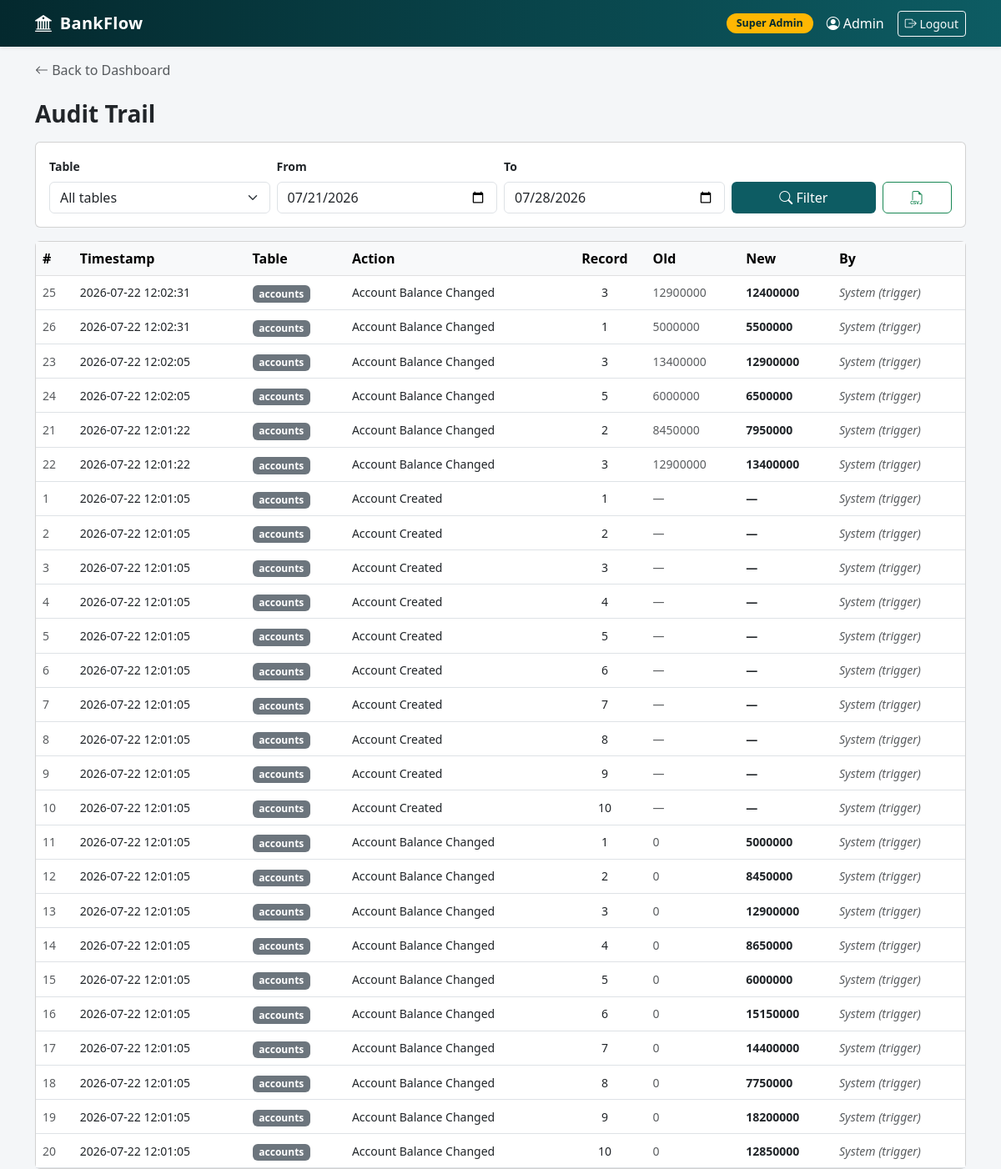
Page /reports/audit (signed in) on the earlier database version.
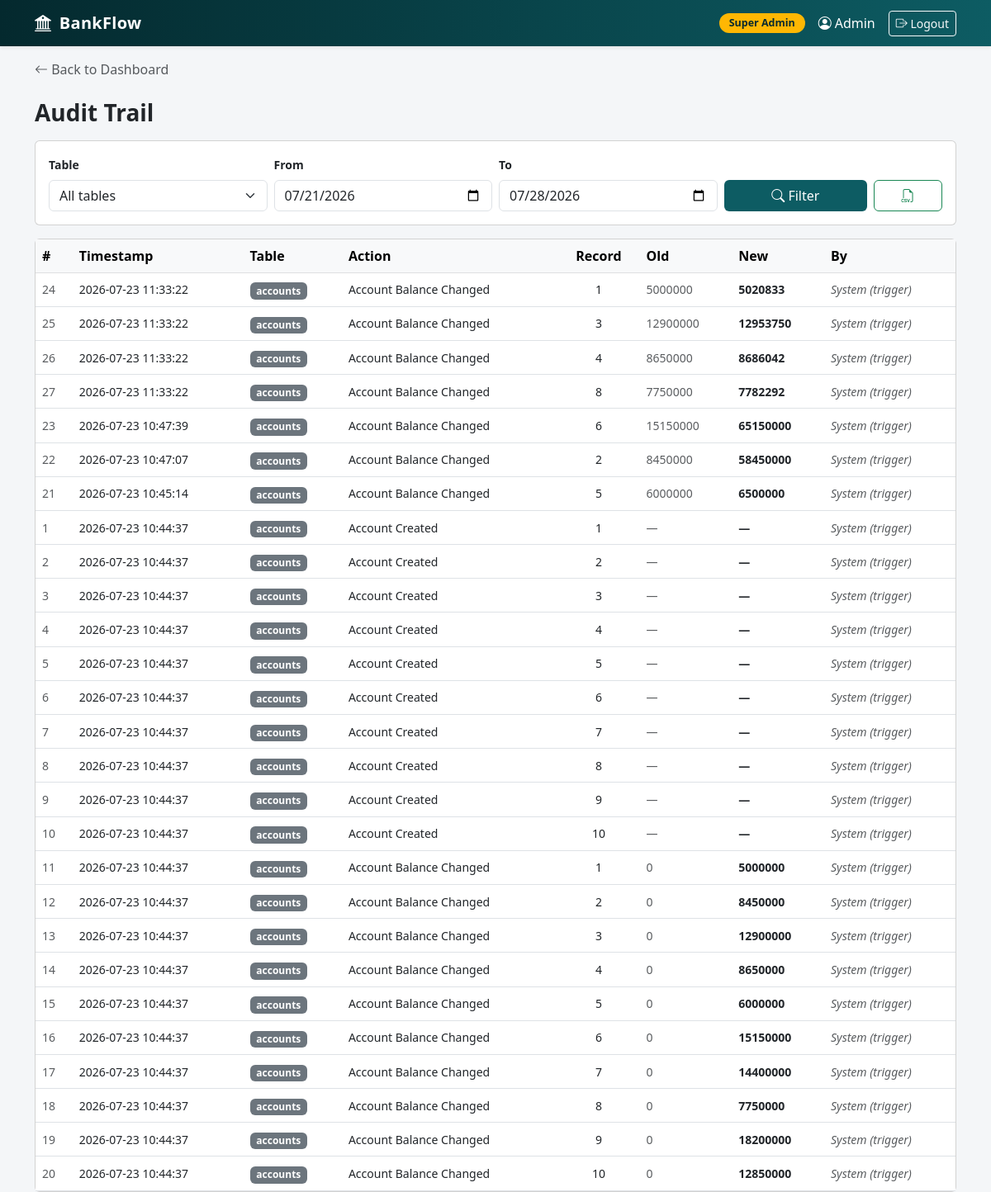
Same page on the later database version.
### tables this page shows
CREATE TABLE users (
    user_id INTEGER PRIMARY KEY,
    username TEXT UNIQUE NOT NULL,
    password_hash TEXT NOT NULL,
    user_role TEXT NOT NULL CHECK (user_role IN ('SUPER_ADMIN','MANAGER','CUSTOMER')),
    is_active INTEGER NOT NULL DEFAULT 1 CHECK (is_active IN (0,1)),
    created_at TEXT NOT NULL DEFAULT (datetime('now')),
    branch_id INTEGER,
    customer_id INTEGER,
    FOREIGN KEY (branch_id) REFERENCES branches(branch_id),
    FOREIGN KEY (customer_id) REFERENCES customers(customer_id)
);

CREATE TABLE audit_log(
    log_id INTEGER PRIMARY KEY,
    table_name TEXT NOT NULL,
    log_action TEXT NOT NULL,
    record_id INTEGER NOT NULL,
    old_value TEXT ,
    new_value TEXT ,
    changed_by INTEGER,
    changed_at TEXT NOT NULL DEFAULT (datetime('now')),
    FOREIGN KEY (changed_by) REFERENCES users(user_id)
);

### routes/reports.py (the view)
@bp.route("/audit")
@login_required
@role_required("SUPER_ADMIN")
def audit():
    rows, table_name, from_date, to_date = _audit_data()
    return render_template("reports/audit.html", rows=rows, table_name=table_name,
                           from_date=from_date, to_date=to_date)

### auth.py (called while the page is built)
@login_manager.user_loader
def load_user(user_id):
    row=query("SELECT * FROM users WHERE user_id=?",(user_id,),one=True)
    return User(row) if row else None

def role_required(*roles):
    def decorater(f):
        @wraps(f)
        def wrapper (*args,**kwargs):
            if current_user.role not in roles:
                abort(403)
            return f(*args,**kwargs)
        return wrapper
    return decorater

### db.py (called while the page is built)
def get_db():
    if 'db' not in g:
        g.db=sqlite3.connect(config.DB_PATH)
        g.db.row_factory=sqlite3.Row
        g.db.execute("PRAGMA foreign_keys=ON")
    return g.db

def query(sql,params=(),one=False):
    rows=get_db().execute(sql,params).fetchall()
    if one:
        return rows[0]  if rows else None
    return rows

### routes/reports.py (called while the page is built)
def _today():
    return datetime.now().strftime("%Y-%m-%d")

def _days_ago(n):
    return (datetime.now() - timedelta(days=n)).strftime("%Y-%m-%d")

def _audit_data():
    table_name = request.args.get("table_name") or ""
    from_date = request.args.get("from_date") or _days_ago(7)
    to_date = request.args.get("to_date") or _today()
    sql = """SELECT al.*, u.username
             FROM audit_log al
             LEFT JOIN users u ON u.user_id = al.changed_by
             WHERE date(al.changed_at) BETWEEN ? AND ?"""
    if table_name:
        sql += " AND al.table_name = ?"
        params = (from_date, to_date, table_name)
    else:
        params = (from_date, to_date)
    sql += " ORDER BY al.changed_at DESC LIMIT 500"
    return query(sql, params), table_name, from_date, to_date

### templates/reports/audit.html (shortened to what this page needs)
{% extends "base.html" %}
{% block back_link %}
<a href="{{ url_for('dashboard') }}" class="text-decoration-none text-muted">
    <i class="bi bi-arrow-left"></i> Back to Dashboard
</a>
{% endblock %}
{% block content %}
<h3 class="fw-bold mb-3">Audit Trail</h3>
<div class="card mb-3">
    <div class="card-body">
        <form method="get" class="row g-2 align-items-end">
            <div class="col-md-3">
                <label class="form-label small fw-semibold">Table</label>
                <select name="table_name" class="form-select">
                    <option value="">All tables</option>
                </select>
            </div>
            <div class="col-md-3">
                <label class="form-label small fw-semibold">From</label>
                <input type="date" name="from_date" value="{{ from_date }}" class="form-control">
            </div>
            <div class="col-md-3">
                <label class="form-label small fw-semibold">To</label>
                <input type="date" name="to_date" value="{{ to_date }}" class="form-control">
            </div>
            <div class="col-md-2">
                <button class="btn text-white w-100" style="background: var(--brand);">
                    <i class="bi bi-search"></i> Filter
                </button>
            </div>
            <div class="col-md-1">
                <a href="{{ url_for('reports.audit_csv', table_name=table_name, from_date=from_date, to_date=to_date) }}"
                    class="btn btn-outline-success w-100" title="Export CSV">
                    <i class="bi bi-filetype-csv"></i>
                </a>
            </div>
        </form>
    </div>
</div>
<div class="card">
    <div class="table-responsive">
        <table class="table table-hover align-middle mb-0">
            <thead class="table-light">
                <tr>
                    <th>#</th>
                    <th>Timestamp</th>
                    <th>Table</th>
                    <th>Action</th>
                    <th class="text-center">Record</th>
                    <th>Old</th>
                    <th>New</th>
                    <th>By</th>
                </tr>
            </thead>
            <tbody>
                {% for r in rows %}
                <tr>
                    <td class="small text-muted">{{ r.log_id }}</td>
                    <td class="small">{{ r.changed_at[:19] }}</td>
                    <td><span class="badge bg-secondary">{{ r.table_name }}</span></td>
                    <td class="small">{{ r.log_action }}</td>
                    <td class="text-center small">{{ r.record_id }}</td>
                    <td class="small text-muted">{{ r.old_value or '—' }}</td>
                    <td class="small fw-semibold">{{ r.new_value or '—' }}</td>
                    <td class="small">
                        {% if r.username %}
                        {{ r.username }}
                        {% else %}
                        <em class="text-muted">System (trigger)</em>
                        {% endif %}
                    </td>
                </tr>
                {% else %}
                <tr>
                    <td colspan="8" class="text-center text-muted py-4">No audit entries in this period</td>
                </tr>
                {% endfor %}
            </tbody>
        </table>
    </div>
</div>
{% endblock %}

### templates/base.html (shortened to what this page needs)
<!DOCTYPE html>
<html lang="en">
<head>
    <link href="https://cdn.jsdelivr.net/npm/bootstrap@5.3.0/dist/css/bootstrap.min.css" rel="stylesheet">
    <link href="https://cdn.jsdelivr.net/npm/bootstrap-icons@1.11.0/font/bootstrap-icons.css" rel="stylesheet">
</head>
<body>
    {% if current_user.is_authenticated %}
    <nav class="navbar navbar-expand navbar-dark bg-brand shadow-sm">
        <div class="container">
            <a class="navbar-brand" href="{{ url_for('dashboard') }}">
                <i class="bi bi-bank2 me-1"></i> BankFlow
            </a>
            <div class="navbar-nav ms-auto align-items-center">
                <span class="role-badge me-3">
                    {% if current_user.role == 'SUPER_ADMIN' %}Super Admin
                    {% elif current_user.role == 'MANAGER' %}Bank Manager
                    {% else %}Customer{% endif %}
                </span>
                <span class="navbar-text text-white me-3">
                    <i class="bi bi-person-circle me-1"></i>{{ current_user.username }}
                </span>
                <a class="btn btn-sm btn-outline-light" href="{{ url_for('auth.logout') }}">
                    <i class="bi bi-box-arrow-right"></i> Logout
                </a>
            </div>
        </div>
    </nav>
    {% endif %}
    <div class="container mt-3">
        {% block back_link %}{% endblock %}
    </div>
    <div class="container mt-4">
        {% block content %}{% endblock %}
    </div>
</body>
</html>

### templates/base.html (style rules this page uses)
:root { --brand: #0d5c63; --brand-dark: #04292e; --accent: #ffb703; }
body { background: #f4f6f8; font-family: 'Segoe UI', system-ui, sans-serif; }
.navbar-brand { font-weight: 700; letter-spacing: .3px; }
.bg-brand { background: linear-gradient(90deg, var(--brand-dark), var(--brand)); }
.role-badge { background: var(--accent); color: var(--brand-dark); font-weight: 600; padding: 3px 12px; border-radius: 20px; font-size: .78rem; }

Differences in the rows shown:
changed audit_log id 24: changed_at "2026-07-22 12:02:05" → "2026-07-23 11:33:22"; record_id "5" → "1"; old_value "6000000" → "5000000"; new_value "6500000" → "5020833"; moves up the list
changed audit_log id 25: changed_at "2026-07-22 12:02:31" → "2026-07-23 11:33:22"; new_value "12400000" → "12953750"
changed audit_log id 26: changed_at "2026-07-22 12:02:31" → "2026-07-23 11:33:22"; record_id "1" → "4"; old_value "5000000" → "8650000"; new_value "5500000" → "8686042"
added audit_log: log_id "27", changed_at "2026-07-23 11:33:22", table_name "accounts", log_action "Account Balance Changed", record_id "8", old_value "7750000", new_value "7782292"
changed audit_log id 23: changed_at "2026-07-22 12:02:05" → "2026-07-23 10:47:39"; record_id "3" → "6"; old_value "13400000" → "15150000"; new_value "12900000" → "65150000"
changed audit_log id 22: changed_at "2026-07-22 12:01:22" → "2026-07-23 10:47:07"; record_id "3" → "2"; old_value "12900000" → "8450000"; new_value "13400000" → "58450000"; moves up the list
changed audit_log id 21: changed_at "2026-07-22 12:01:22" → "2026-07-23 10:45:14"; record_id "2" → "5"; old_value "8450000" → "6000000"; new_value "7950000" → "6500000"
changed audit_log id 1: changed_at "2026-07-22 12:01:05" → "2026-07-23 10:44:37"
changed audit_log id 2: changed_at "2026-07-22 12:01:05" → "2026-07-23 10:44:37"
changed audit_log id 3: changed_at "2026-07-22 12:01:05" → "2026-07-23 10:44:37"
changed audit_log id 4: changed_at "2026-07-22 12:01:05" → "2026-07-23 10:44:37"
changed audit_log id 5: changed_at "2026-07-22 12:01:05" → "2026-07-23 10:44:37"
changed audit_log id 6: changed_at "2026-07-22 12:01:05" → "2026-07-23 10:44:37"
changed audit_log id 7: changed_at "2026-07-22 12:01:05" → "2026-07-23 10:44:37"
changed audit_log id 8: changed_at "2026-07-22 12:01:05" → "2026-07-23 10:44:37"
changed audit_log id 9: changed_at "2026-07-22 12:01:05" → "2026-07-23 10:44:37"
changed audit_log id 10: changed_at "2026-07-22 12:01:05" → "2026-07-23 10:44:37"
changed audit_log id 11: changed_at "2026-07-22 12:01:05" → "2026-07-23 10:44:37"
changed audit_log id 12: changed_at "2026-07-22 12:01:05" → "2026-07-23 10:44:37"
changed audit_log id 13: changed_at "2026-07-22 12:01:05" → "2026-07-23 10:44:37"
changed audit_log id 14: changed_at "2026-07-22 12:01:05" → "2026-07-23 10:44:37"
changed audit_log id 15: changed_at "2026-07-22 12:01:05" → "2026-07-23 10:44:37"
changed audit_log id 16: changed_at "2026-07-22 12:01:05" → "2026-07-23 10:44:37"
changed audit_log id 17: changed_at "2026-07-22 12:01:05" → "2026-07-23 10:44:37"
changed audit_log id 18: changed_at "2026-07-22 12:01:05" → "2026-07-23 10:44:37"
changed audit_log id 19: changed_at "2026-07-22 12:01:05" → "2026-07-23 10:44:37"
changed audit_log id 20: changed_at "2026-07-22 12:01:05" → "2026-07-23 10:44:37"
